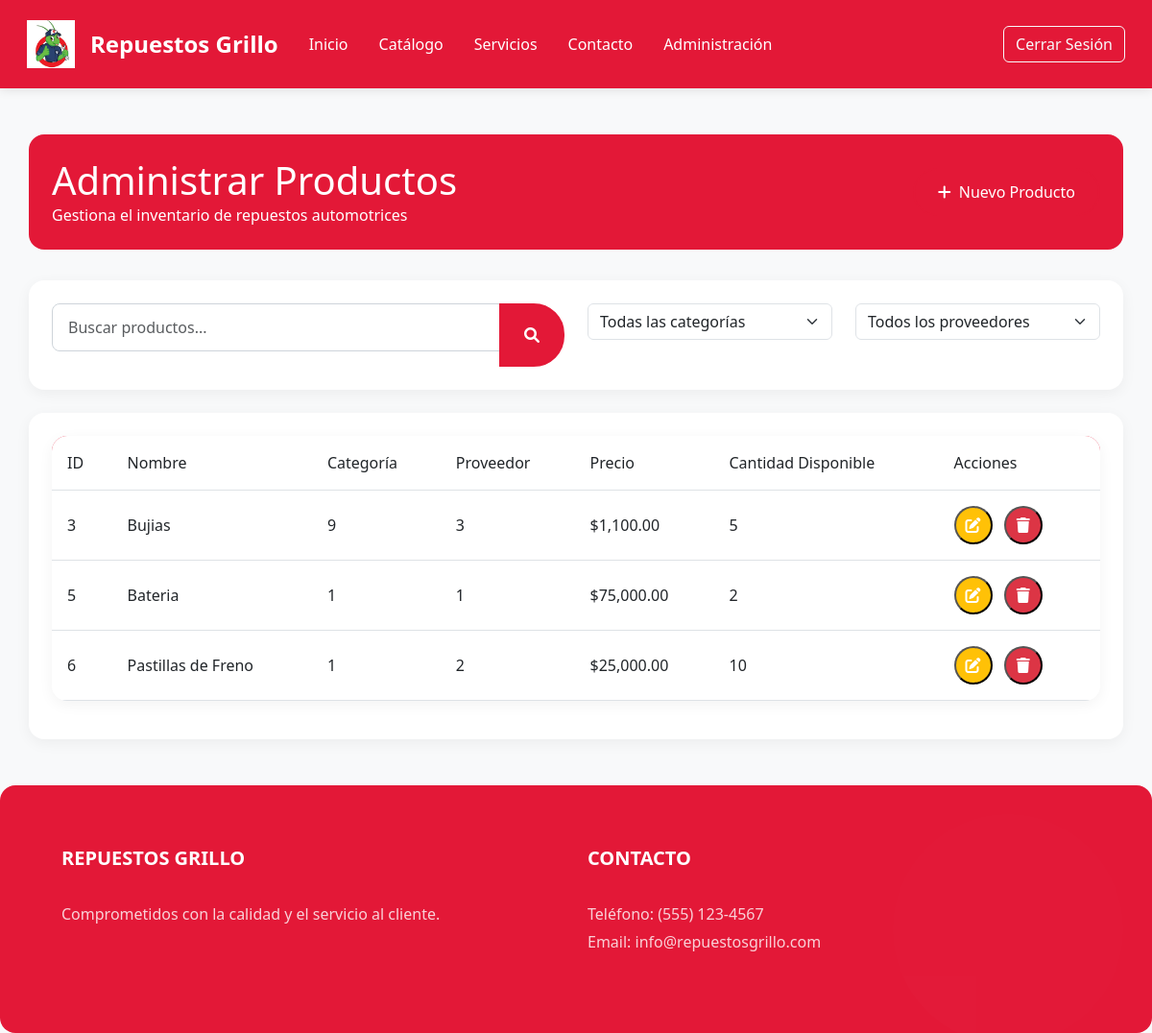
Page /View/Productos/AdministrarProductos.php on the committed database.
### tables this page shows
CREATE TABLE `tbl_productos` (
  `IdProductos` int(11) NOT NULL AUTO_INCREMENT,
  `Nombre` varchar(100) NOT NULL,
  `Precio` decimal(18,2) DEFAULT NULL,
  `CantidadDisponible` int(11) DEFAULT NULL,
  `IdCategoria` int(11) NOT NULL,
  `IdProveedor` int(11) NOT NULL,
  PRIMARY KEY (`IdProductos`),
  KEY `fk_Categoria` (`IdCategoria`),
  KEY `fk_Proveedor` (`IdProveedor`),
  CONSTRAINT `fk_Categoria` FOREIGN KEY (`IdCategoria`) REFERENCES `tbl_categorias` (`IdCategoria`),
  CONSTRAINT `fk_Proveedor` FOREIGN KEY (`IdProveedor`) REFERENCES `tbl_proveedores` (`IdProveedor`)
);

### Model/ProductosModel.php (called while the page is built, shortened)
<?php
function ConsultarProductos()
{
    try {
        $context = AbrirBaseDatos();
        $sentencia = "CALL SP_ConsultarProductos()";
        $resultado = $context->query($sentencia);
        return $resultado;
    } catch (Exception $error) {
        return null;
    }
}
?>

### View/Productos/AdministrarProductos.php (the view, shortened to what this page needs)
<?php
    include_once $_SERVER["DOCUMENT_ROOT"] . "/ProyectoAmbienteWeb/Model/ProductosModel.php";
?>
<!DOCTYPE html>
<html lang="es">
<head>
    <link href="https://cdn.jsdelivr.net/npm/bootstrap@5.3.0-alpha3/dist/css/bootstrap.min.css" rel="stylesheet">
    <link href="https://cdnjs.cloudflare.com/ajax/libs/font-awesome/6.0.0/css/all.min.css" rel="stylesheet">
    <link href="../Styles/login.css" rel="stylesheet">
    <link href="../Styles/productos.css" rel="stylesheet">
</head>
<body>
    <nav class="navbar navbar-expand-lg navbar-dark nav-gradient">
        <div class="container-fluid">
            <a class="navbar-brand" href="../Login/home.php">
                <img src="../imgs/logo.png" alt="Logo" width="50" height="50" class="me-2">
                Repuestos Grillo
            </a>
            <div class="collapse navbar-collapse" id="navbarNav">
                <ul class="navbar-nav me-auto mb-2 mb-lg-0">
                    <li class="nav-item">
                        <a class="nav-link" href="../Login/home.php">Inicio</a>
                    </li>
                    <li class="nav-item">
                        <a class="nav-link" href="Catalogo.php">Catálogo</a>
                    </li>
                    <li class="nav-item">
                        <a class="nav-link" href="#">Servicios</a>
                    </li>
                    <li class="nav-item">
                        <a class="nav-link" href="#">Contacto</a>
                    </li>
                    <li class="nav-item dropdown">
                        <a class="nav-link dropdown active" href="#">
                            Administración
                        </a>
                    </li>
                </ul>
                <button id="logoutBtn" class="btn btn-outline-light">Cerrar Sesión</button>
            </div>
        </div>
    </nav>
    <div class="container content">
        <div class="admin-header">
            <div class="row align-items-center">
                <div class="col-md-8">
                    <h1 class="mb-0">Administrar Productos</h1>
                    <p class="mb-0">Gestiona el inventario de repuestos automotrices</p>
                </div>
                <div class="col-md-4 text-md-end mt-3 mt-md-0">
                    <button type="button" class="btn btn-custom" onclick="window.location.href='CrearProducto.php';">
                        <i class="fas fa-plus me-2"></i>Nuevo Producto
                    </button>
                </div>
            </div>
        </div>
        <div class="card card-custom mb-4">
            <div class="card-body">
                <div class="row">
                    <div class="col-md-6">
                        <div class="input-group">
                            <input type="text" class="form-control" placeholder="Buscar productos...">
                            <button class="btn btn-custom" type="button">
                                <i class="fas fa-search"></i>
                            </button>
                        </div>
                    </div>
                    <div class="col-md-3">
                        <select class="form-select">
                            <option selected>Todas las categorías</option>
                        </select>
                    </div>
                    <div class="col-md-3">
                        <select class="form-select">
                            <option selected>Todos los proveedores</option>
                        </select>
                    </div>
                </div>
            </div>
        </div>
        <div class="card card-custom">
            <div class="card-body">
                <div class="table-container">
                    <table class="table table-custom table-hover">
                        <thead>
                            <tr>
                                <th>ID</th>
                                <th>Nombre</th>
                                <th>Categoría</th>
                                <th>Proveedor</th>
                                <th>Precio</th>
                                <th>Cantidad Disponible</th>
                                <th>Acciones</th>
                            </tr>
                        </thead>
                        <tbody>
                            <?php
        $productos = ConsultarProductos();
        if ($productos && $productos->num_rows > 0) {
            while ($row = $productos->fetch_assoc()) {
                echo "<tr>";
                echo "<td>" . $row['IdProductos'] . "</td>";
                echo "<td>" . $row['Nombre'] . "</td>";
                echo "<td>" . $row['IdCategoria'] . "</td>";
                echo "<td>" . $row['IdProveedor'] . "</td>";
                echo "<td>$" . number_format($row['Precio'], 2) . "</td>";
                echo "<td>" . $row['CantidadDisponible'] . "</td>";
                echo "<td>
                        <form action='EditarProducto.php' method='GET' style='display:inline;'>
                            <input type='hidden' name='idProducto' value='" . $row['IdProductos'] . "'>
                            <button type='submit' class='action-btn edit-btn'>
                                <i class='fas fa-edit'></i>
                            </button>
                        </form>
                        <form action='' method='POST' style='display:inline;'>
                            <input type='hidden' name='idProducto' value='" . $row['IdProductos'] . "'>
                            <button type='submit' class='action-btn delete-btn' name='btnEliminar' onclick='return confirm(\"¿Estás seguro de que quieres eliminar este producto?\");'>
                                <i class='fas fa-trash'></i>
                            </button>
                        </form>
                      </td>";
                echo "</tr>";
            }
        } else {
            echo "<tr><td colspan='7' class='text-center'>No hay Productos registrados</td></tr>";
        }
    ?>
                        </tbody>
                    </table>
                </div>
            </div>
        </div>
    </div>
    <footer class="footer gradient-custom-2 text-white text-center text-lg-start mt-auto">
        <div class="container p-4">
            <div class="row">
                <div class="col-lg-6 col-md-12 mb-4 mb-md-0">
                    <h5 class="text-uppercase">Repuestos Grillo</h5>
                    <p>Comprometidos con la calidad y el servicio al cliente.</p>
                </div>
                <div class="col-lg-6 col-md-12 mb-4 mb-md-0">
                    <h5 class="text-uppercase">Contacto</h5>
                    <p>Teléfono: (555) 123-4567<br>Email: info@repuestosgrillo.com</p>
                </div>
            </div>
        </div>
    </footer>

### View/Styles/login.css (style rules this page uses)
:root { --primary-color: #e31837; --secondary-color: #1a1a1a; --accent-color: #f8d7da; --text-light: #ffffff; --text-dark: #333333; --gray-light: #f8f9fa; --transition: all 0.3s ease; }
* { margin: 0; padding: 0; box-sizing: border-box; }
body { display: flex; flex-direction: column; min-height: 100vh; background-color: var(--gray-light); font-family: 'Segoe UI', Tahoma, Geneva, Verdana, sans-serif; }
.navbar.nav-gradient { background: var(--primary-color) !important; padding: 1rem; box-shadow: 0 2px 10px rgba(0,0,0,0.1); }
.navbar-brand { color: var(--text-light) !important; font-weight: 600; font-size: 1.5rem; display: flex; align-items: center; gap: 0.5rem; }
.navbar-brand img { transition: var(--transition); }
.nav-link { color: var(--text-light) !important; font-weight: 500; padding: 0.5rem 1rem !important; transition: var(--transition); position: relative; }
.nav-link::after { content: ''; position: absolute; bottom: 0; left: 50%; width: 0; height: 2px; background: var(--text-light); transition: var(--transition); transform: translateX(-50%); }
.content { flex: 1 0 auto; padding: 3rem 0; }
.gradient-custom-2 { background: var(--primary-color) !important; color: var(--text-light) !important; border-radius: 1rem; padding: 2.5rem !important; position: relative; overflow: hidden; transition: var(--transition); }
.gradient-custom-2::before { content: ''; position: absolute; top: 0; right: 0; width: 300px; height: 300px; opacity: 0.1; }
.card-custom { border-radius: 1rem; box-shadow: 0 4px 15px rgba(0,0,0,0.05); transition: var(--transition); border: none; overflow: hidden; }
.card-custom .card-body { padding: 1.5rem; }
.btn-custom { background: var(--primary-color); color: var(--text-light); padding: 0.7rem 1.5rem; border-radius: 2rem; font-weight: 500; transition: var(--transition); border: 2px solid var(--primary-color); }
.footer { background: var(--secondary-color); color: var(--text-light); padding: 3rem 0; margin-top: auto; }
.footer h5 { font-weight: 600; margin-bottom: 1.5rem; position: relative; padding-bottom: 0.5rem; }
.footer h5::after { content: ''; position: absolute; bottom: 0; left: 0; width: 50px; height: 2px; background: var(--primary-color); }
.footer p { opacity: 0.8; line-height: 1.8; }
.card-custom { animation: fadeIn 0.5s ease-out; }

### View/Styles/productos.css (style rules this page uses)
.admin-header { background: var(--primary-color); color: var(--text-light); padding: 1.5rem; border-radius: 1rem; margin-bottom: 2rem; }
.table-custom { background: white; border-radius: 1rem; overflow: hidden; box-shadow: 0 4px 15px rgba(0, 0, 0, 0.05); }
.table-custom thead { background: var(--primary-color); color: var(--text-light); }
.table-custom th { padding: 1rem; font-weight: 500; }
.table-custom td { vertical-align: middle; padding: 1rem; }
.action-btn { width: 40px; height: 40px; display: inline-flex; align-items: center; justify-content: center; border-radius: 50%; margin-right: 0.5rem; transition: var(--transition); }
.edit-btn { background: #ffc107; color: white; }
.delete-btn { background: #dc3545; color: white; }
.form-control { border-radius: 0.5rem; padding: 0.75rem 1rem; border: 1px solid #ced4da; margin-bottom: 1rem; }

### rows in the picture
tbl_productos: IdProductos "3", Nombre "Bujias", IdCategoria "9", IdProveedor "3", Precio "1,100.00", CantidadDisponible "5"
tbl_productos: IdProductos "5", Nombre "Bateria", IdCategoria "1", IdProveedor "1", Precio "75,000.00", CantidadDisponible "2"
tbl_productos: IdProductos "6", Nombre "Pastillas de Freno", IdCategoria "1", IdProveedor "2", Precio "25,000.00", CantidadDisponible "10"
